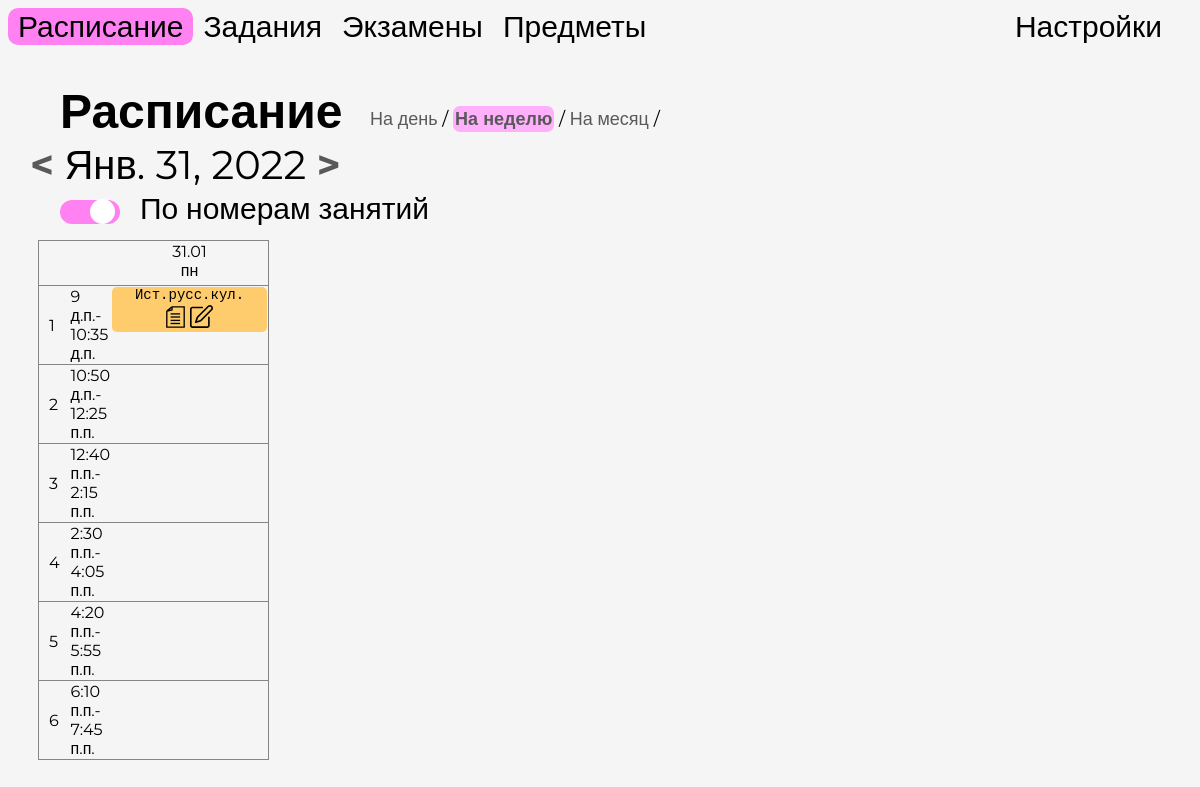
The page /timetable_week/58722/ (signed in) on the database its author committed.
### MSP/models.py (models this page shows, shortened)
class Day(models.Model):
    owner = models.ForeignKey(User, null=True, blank=True, on_delete=models.CASCADE)
    date = models.DateField(default=timezone.now, blank=True)
    weekday = models.IntegerField(default=0)
    week = models.IntegerField(default=0)

class Time(models.Model):
    owner = models.ForeignKey(User, null=True, blank=True, on_delete=models.CASCADE)
    number = models.IntegerField(default=0)
    start_time = models.TimeField(default=timezone.now, blank=True)
    end_time = models.TimeField(default=timezone.now, blank=True)

class AbstractClass(models.Model):
    owner = models.ForeignKey(User, null=True, blank=True, on_delete=models.CASCADE)
    title = models.CharField(max_length=200, blank=True, null=True)
    title_short = models.CharField(max_length=200, blank=True, null=True)
    teacher = models.CharField(max_length=200, default='', blank=True)
    teachershort = models.CharField(max_length=200, default='', blank=True)
    link = models.URLField(blank=True, null=True)
    color = models.CharField(max_length=200, default='#FF81F3')
    weekday = models.IntegerField(choices=WEEKDAY_CHOICES, default=0)
    time = models.IntegerField(blank=True, null=True)
    start_time = models.TimeField(null=True, blank=True,default=None)
    end_time = models.TimeField(null=True, blank=True,default=None)
    image = models.CharField(max_length=200, blank=True, null=True)
    type = models.CharField(max_length=200, default='', blank=True)
    classroom = models.CharField(max_length=200, default='', blank=True)
    class Meta:
        abstract = True

class Lesson(AbstractClass):
    select_subject = models.ForeignKey(Subject, on_delete=models.CASCADE, blank=True, null=True)
    notes = models.TextField(blank=True, null=True)
    date = models.DateField(null=True, blank=True)

### MSP/views.py (the view)
# urls.py: path('timetable_week/', views.open_timetable_week, name='open_timetable_week'),
def timetable_week(request, pk):
    if request.user.is_authenticated:
        user = request.user
    else:
        return redirect('login')
    days = Day.objects.filter(owner=user).order_by('date')
    settings = Settings.objects.get(owner=user)
    times = Time.objects.filter(owner=user)
    today = get_today(user)
    day = get_object_or_404(Day, pk=pk)
    week = Day.objects.filter(week=day.week, owner=user, date__gte=settings.start_date, date__lte=settings.end_date)
    try:
        monday = week.get(weekday=0)
    except:
        if len(week) > 0:
            first_weekday = week[0]
        else:
            first_weekday = days[0]
        while len(week) < 7:
            new_date = first_weekday.date - timedelta(days=1)
            exists = days.filter(date=new_date)
            if exists:
                exists[0].week = first_weekday.week
            else:
                Day.objects.create(date=new_date, weekday=new_date.weekday(), week=first_weekday.week, owner=user)
        week = Day.objects.filter(week=day.week, owner=user, date__gte=settings.start_date, date__lte=settings.end_date)
        monday = week.get(weekday=0)
    week_pk = monday.pk
    weeklength = len(week) - 1
    sunday = week[weeklength]
    weekspan = range(0, 7)
    lessons = Lesson.objects.filter(date__gte=monday.date, date__lte=sunday.date, owner=user).exclude(start_time=None)
    plans = Plan.objects.filter(start_date__gte=monday.date, start_date__lte=sunday.date, owner=user).exclude(
        start_time=None)
    exams = Exam.objects.filter(date__gte=monday.date, date__lte=sunday.date, owner=user).exclude(start_time=None)
    start_times = [lesson.start_time for lesson in lessons]
    start_times.extend([plan.start_time for plan in plans])
    start_times.extend([exam.start_time for exam in exams])
    end_times = [lesson.end_time for lesson in lessons]
    end_times.extend([plan.end_time for plan in plans])
    academic_hour = timedelta(minutes=settings.lesson_length)
    end_times.extend([(datetime.combine(date.today(), exam.start_time) + academic_hour).time() for exam in exams])
    hours = None
    if end_times != [] and start_times != []:
        min_time = int(datetime.combine(date.today(), time(hour=min(start_times).hour)).timestamp())
        if max(end_times).hour == 23:
            max_time = int(datetime.combine(date.today(), time(hour=23)).timestamp())
        else:
            max_time = int(datetime.combine(date.today(), time(hour=max(end_times).hour + 1)).timestamp())
        hours = [[None]]
        for t in range(min_time, max_time, 3600):
            hours[-1].extend([datetime.fromtimestamp(t).time(), datetime.fromtimestamp(t + 3600).time()])
            hours.append([datetime.fromtimestamp(t).time()])
        hours[-1].extend([datetime.fromtimestamp(t + 3600).time(), None])
    time_delta = timedelta(hours=1)
    hometasks = Hometask.objects.filter(owner=user)
    exams = Exam.objects.filter(owner=user)
    blanks = []
    for day in week:
        if len(Lesson.objects.filter(date=day.date)) == 0 and len(Exam.objects.filter(date=day.date)) == 0:
            blanks.append(day)
    next_w = week[0].date + timedelta(days=1)
    prev_w = week[0].date - timedelta(days=1)
    try:
        days.get(date=next_w)
        next_week = True
    except:
        next_week = False
    try:
        days.get(date=prev_w)
        prev_week = True
    except:
        prev_week = False
    return render(request, 'MSP/timetable_week.html',
                  {'pk': week_pk, 'settings': settings, 'today': today, 'times': times, 'monday': monday,
                   'sunday': sunday, 'week': week, 'weekspan': weekspan, 'weekdays': weekdays_short, 'lessons': lessons,
                   'exams': exams, 'plans': plans, 'hours': hours, 'time_delta': time_delta, 'hometasks': hometasks,
                   'exams': exams, 'days': days, 'blanks': blanks, 'next_week': next_week, 'prev_week': prev_week})

### MSP/views.py (called while the page is built)
def get_today(user):
    try:
        today = Day.objects.get(date=datetime.today(), owner=user)
    except:
        start_point = Day.objects.filter(weekday=datetime.today().weekday()).order_by('date')[0].date
        count_week = 1 + (datetime.now().timestamp() - int(
            datetime.combine(start_point, datetime.now().time()).timestamp())) / seconds_in_week
        today = Day.objects.create(date=datetime.today(), owner=user, weekday=datetime.today().weekday(),
                                   week=count_week)
    return today

### MSP/templates/MSP/timetable_week.html (shortened to what this page needs)
<html>
<head>
    <link rel="stylesheet" href="/static/css/styles.css" type="text/css">
</head>
<body>
<ul id="menu">
    <div style="float:left;">
    <li class="dropdown"><a href="{% url 'timetable' pk=today.pk %}"  class="selected" >Расписание</a>
    </li>
    <li><a href="/tasks">Задания</a></li>
    <li><a href="/exams">Экзамены</a></li>
    <li><a href="/subjects">Предметы</a></li>
        </div>
    <li class="dropdown" style="float:right;padding-right:20px;text-align:center;" ><a href="/settings">Настройки
    </li>
</ul>
<h1 >Расписание</h1>
<p id="day-week-month"><a href="{% url 'timetable' pk=today.pk %}">На день</a>
    / <a class="selected-link" href="">На неделю</a> / <a href="{% url 'timetable_month' pk=today.pk %}">На месяц</a> /</p>
<p id='date'>
    <span class="arrow" id="previous"><a href="{% url 'timetable_week' pk=pk|add:'-7' %}"><</a></span>
    {{ week.first.date }}
 <span class="arrow" id="next"><a href="{% url 'timetable_week' pk=pk|add:'7' %}">></a></span>
    </p>
 {% if hours != None %}
<label class="switch" style="">
  <span class="slider round"></span>
    <span class="switch-text" style="" >По номерам занятий </span>
</label>
 {% else %}
 <p id="nothing_planned" style="position:absolute;top:150px;left:30px;color:#858585;">На эту неделю ничего не запланировано.</p>
 {% endif %}
<div id='timetable_times' style="position:absolute;top:230px;margin-left:30px;" contenteditable="true">
    <table class="timetable">
        <th><td></td>{% for day in week %}
            {% if day == today %}
        <td class="weeknum1b" style="background-color:{{settings.sub_color}};border-radius:5px;"><b>{{day.date|date:'d.m'}}<br></b></td>
        {% else %}
            <td class="weeknum1">{{day.date|date:'d.m'}}<br> </td>
        {% endif %}
            {% endfor %}</th>
{% for time in times %}
        <tr>
            <th>{{time.number}}</th>
            <th>{{time.start_time}}-<br>{{time.end_time}}</th>
         {% for day in week %}
            <td style="width:155px;">
               {% for lesson in lessons %} {% if lesson.date == day.date and lesson.time == time.number %}
                <div style="background-color:{{lesson.color}};border-radius:5px; width:155px;height:45px;vertical-align:middle;">
                    <p class="name" onclick="Info({{lesson.pk}},'_0')">{% if lesson.title|length <= 20 %}{{lesson.title}}{% else %} {{lesson.title_short}} {% endif %}</p>
                    <div style="margin-top:-12px;text-decoration:none;">
            <button class="week-notes" onclick="Notes({{lesson.pk}},'_0')"><img alt="Заметки" src="/static/images/notes.svg" width="19px"></button>
            <a  href="{% url 'lesson_edit' pk=lesson.pk page='timetable_week' fix_day=day.pk %}"><img alt="Редактировать" src="/static/images/edit.svg" class="week-edit" width="23px"></a>
                    </div>
                </div>{% endif %} {% endfor %}
            </td>
            {% endfor %}
        </tr>
{% endfor %}
        </table>
    <br>
</div>
</body>
</html>

### MSP/static/css/styles.css (style rules this page uses)
body { background-color:#F6F5F5; font-family: 'Montserrat', sans-serif; font-weight:light; color:black; font-size:30px; }
ul#menu { list-style-type: none; margin: 0; padding: 0; overflow:hidden; font-size:30; width:100%; text-align:center; position:relative; display:table; }
li { display: table-cell; position: relative; }
li a { color:black; text-decoration:none; border-radius:10px; display: block; position: relative; margin:0px; padding-left:10px; padding-right:10px; }
.dropdown-content a { text-decoration: none; display:block; }
p a { text-decoration:none; color:595959; }
button { border:none;font-family:Montserrat;font-size:20px;border-radius:7px; }
.switch { position: absolute; top:180px; left:450px; display: inline-block; width: 60px; height: 24px; }
.slider { position: absolute; cursor: pointer; top: 0; left: 0; right: 0; bottom: 0; background-color: #ccc; -webkit-transition: .4s; transition: .4s; }
.slider:before { position: absolute; content: ""; height: 25px; width: 25px; left: 4px; bottom: 0px; background-color: white; -webkit-transition: .4s; transition: .4s; }
#toggle:checked + .slider:before { -webkit-transform: translateX(26px); -ms-transform: translateX(26px); transform: translateX(26px); }
.slider.round { border-radius: 24px; }
.slider.round:before { border-radius: 50%; }
h1 { position:absolute;left:60px;top:50px; font-size:48; }
#day-week-month { position:absolute;left:370px;top:90px; font-size:18px;width:70%; }
#date { position:absolute;left:30px;top:100px;font-size:40;text-align:center; }

### rows shown on the page
Day: first "Янв. 31, 2022", date "31.01"
Time: number "1", start_time "9 д.п.", end_time "10:35 д.п."
Lesson: title_short "Ист.русс.кул."
Time: number "2", start_time "10:50 д.п.", end_time "12:25 п.п."
Time: number "3", start_time "12:40 п.п.", end_time "2:15 п.п."
Time: number "4", start_time "2:30 п.п.", end_time "4:05 п.п."
Time: number "5", start_time "4:20 п.п.", end_time "5:55 п.п."
Time: number "6", start_time "6:10 п.п.", end_time "7:45 п.п."
